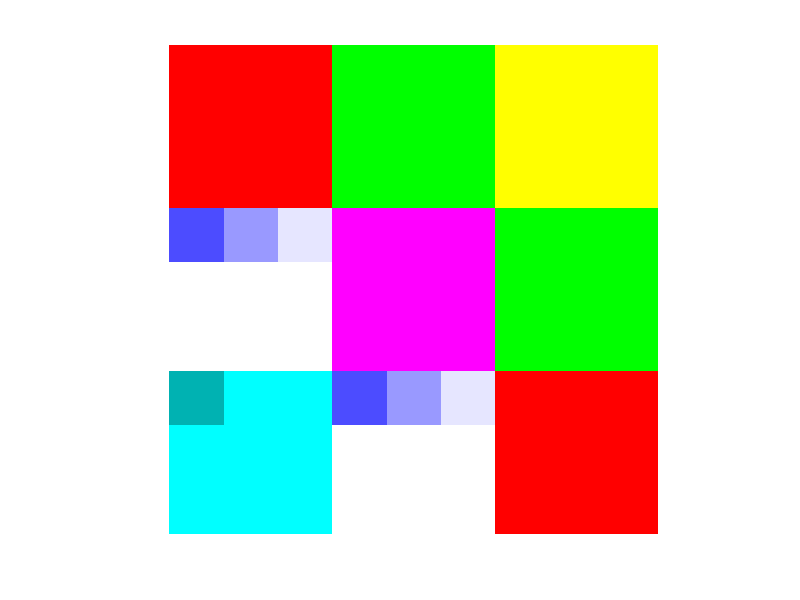

Reproduce this figure in MATLAB.
im = [1,2,3;4,5,6;7,8,9]

cR = [ 1 0 1 ;   0.3 1 0;   0   0.3 1 ];
cG = [ 0 1 1 ;   0.3 0 1;   0.7 0.3 0 ];
cB = [ 0 0 0 ;   1   1 0;   0.7 1   0 ];
im = double(im);
[W H] = size(im);

im_kron_r = zeros(3*W,3*H);
im_kron_g = zeros(3*W,3*H);
im_kron_b = zeros(3*W,3*H);

%% 
for i = 1:3
    for j = 1:3
        im_kron_r((i-1)*W+1:i*W, (j-1)*H+1:j*H) = cR(i,j) * im;
    end
end
%% 

for i = 1:3
    for j = 1:3
        im_kron_g((i-1)*W+1:i*W, (j-1)*H+1:j*H) = cG(i,j) * im;
    end
end
%% 

for i = 1:3
    for j = 1:3
        im_kron_b((i-1)*W+1:i*W, (j-1)*H+1:j*H) = cB(i,j) * im;
    end
end

%% 
im_kron_rgb(:,:,1) = im_kron_r;
im_kron_rgb(:,:,2) = im_kron_g;
im_kron_rgb(:,:,3) = im_kron_b;

figure,imshow(im_kron_rgb);